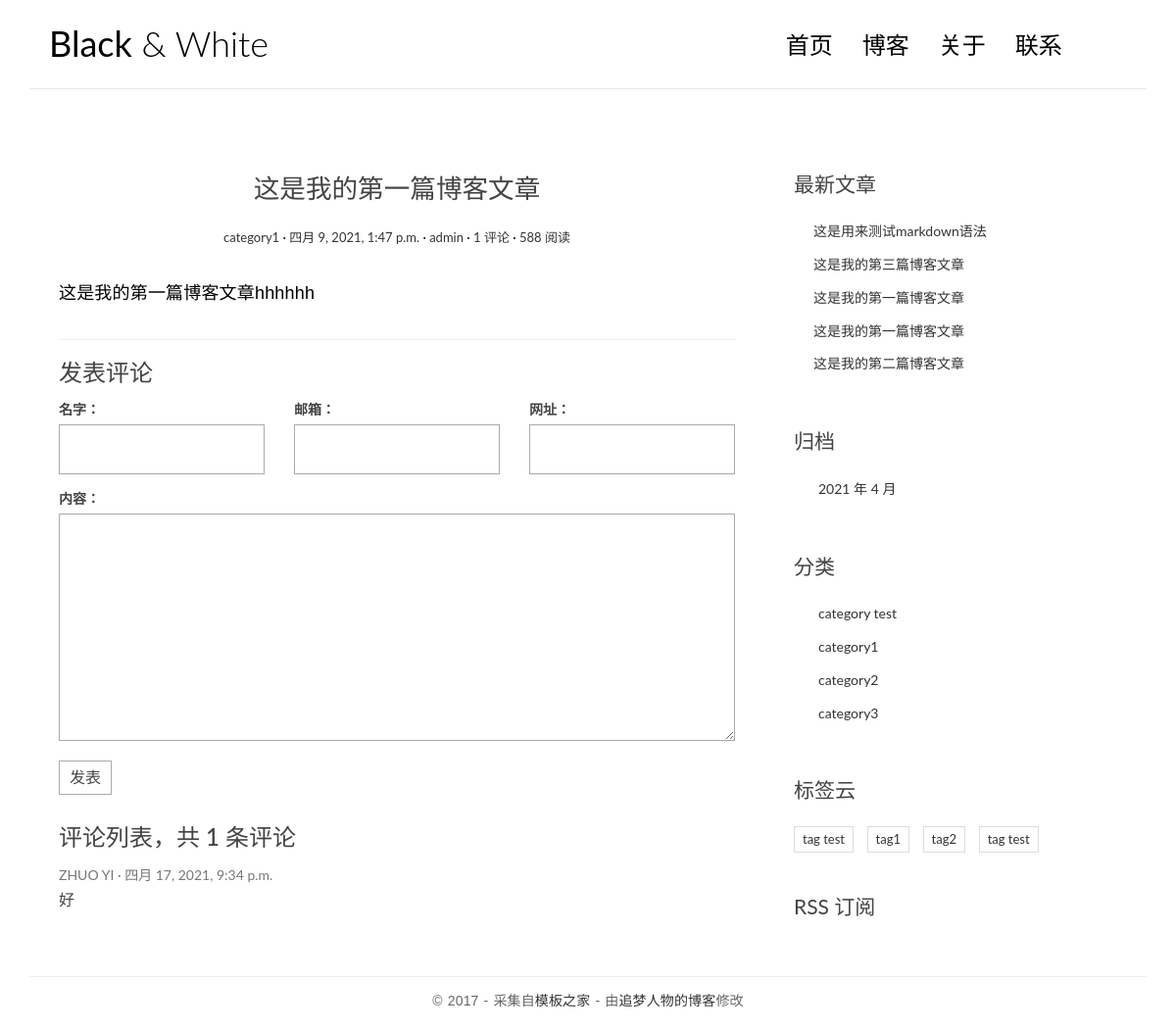
The app's page /posts/1/ with its own data.
### blog/models.py (models this page shows, shortened)
class Post(models.Model):
    title = models.CharField('标题', max_length=70)
    body = models.TextField('正文')
    created_time = models.DateTimeField('创建时间', default=timezone.now)
    modified_time = models.DateTimeField('修改时间')
    excerpt = models.CharField('摘要', max_length=200, blank=True)
    category = models.ForeignKey(Category, verbose_name='分类', on_delete=models.CASCADE)
    tags = models.ManyToManyField(Tag, verbose_name='标签', blank=True)
    author = models.ForeignKey(User, verbose_name='作者', on_delete=models.CASCADE)
    class Meta:
        verbose_name = '文章'
        verbose_name_plural = verbose_name
        ordering = ['-created_time']
    def get_absolute_url(self):
        return reverse('blog:detail', kwargs={'pk': self.pk})

class Category(models.Model):
    name = models.CharField(max_length=100)
    class Meta:
        verbose_name = '分类'
        verbose_name_plural = verbose_name

class Tag(models.Model):
    name = models.CharField(max_length=100)
    class Meta:
        verbose_name = '标签'
        verbose_name_plural = verbose_name

### comments/models.py (models this page shows, shortened)
class Comment(models.Model):
    name = models.CharField('名字', max_length=50)
    email = models.EmailField('邮箱')
    url = models.URLField('网址', blank=True)
    text = models.TextField('内容')
    created_time = models.DateTimeField('创建时间', default=timezone.now)
    post = models.ForeignKey('blog.Post', verbose_name='文章', on_delete=models.CASCADE)
    class Meta:
        verbose_name = '评论'
        verbose_name_plural = verbose_name

### blog/views.py (the view)
# urls.py: path('posts/<int:pk>/', views.detail, name='detail'),
def detail(request, pk):
    post = get_object_or_404(Post, pk=pk)
    md = markdown.Markdown(extensions=[
        'markdown.extensions.extra',
        'markdown.extensions.codehilite',
        TocExtension(slugify=slugify),
    ])
    post.body = md.convert(post.body)
    m = re.search(r'<div class="toc">\s*<ul>(.*)</ul>\s*</div>', md.toc, re.S)
    post.toc = m.group(1) if m is not None else ''
    return render(request, 'blog/detail.html', context={'post': post})

### comments/forms.py
class CommentForm(forms.ModelForm):
    class Meta:
        model = Comment
        fields = ['name', 'email', 'url', 'text']

### blog/templatetags/blog_extras.py (called while the page is built)
@register.inclusion_tag('blog/inclusions/_recent_posts.html', takes_context=True)
def show_recent_posts(context, num=5):
    return {
        'recent_post_list': Post.objects.all().order_by('-created_time')[:num],
    }

@register.inclusion_tag('blog/inclusions/_archives.html', takes_context=True)
def show_archives(context):
    return {
        'date_list': Post.objects.dates('created_time', 'month', order='DESC'),
    }

@register.inclusion_tag('blog/inclusions/_categories.html', takes_context=True)
def show_categories(context):
    return {
        'category_list': Category.objects.all(),
    }

@register.inclusion_tag('blog/inclusions/_tags.html', takes_context=True)
def show_tags(context):
    return {
        'tag_list': Tag.objects.all(),
    }

### comments/templatetags/comments_extras.py (called while the page is built)
@register.inclusion_tag('comments/inclusions/_form.html', takes_context=True)
def show_comment_form(context, post, form=None):
    if form is None:
        form = CommentForm()
    return {
        'form': form,
        'post': post,
    }

@register.inclusion_tag('comments/inclusions/_list.html', takes_context=True)
def show_comments(context, post):
    comment_list = post.comment_set.all().order_by('-created_time')
    comment_count = comment_list.count()
    return {
        'comment_count': comment_count,
        'comment_list': comment_list,
    }

### templates/blog/detail.html (shortened to what this page needs)
{% extends 'base.html' %}
{% load comments_extras %}
{% block main %}
    <article class="post post-{{ post.pk }}">
        <header class="entry-header">
            <h1 class="entry-title">{{ post.title }}</h1>
            <div class="entry-meta">
            <span class="post-category"><a href="#">{{ post.category.name }}</a></span>
            <span class="post-date"><a href="#"><time class="entry-date"
                                                datetime="{{ post.created_time }}">{{ post.created_time }}</time></a></span>
            <span class="post-author"><a href="#">{{ post.author }}</a></span>
            <span class="comments-link"><a href="#comment-area">{{ post.comment_set.count }} 评论</a></span>
            <span class="views-count"><a href="#">588 阅读</a></span>
            </div>
        </header>
        <div class="entry-content clearfix">
            {{ post.body | safe }}
        </div>
    </article>
    <section class="comment-area" id="comment-area">
                    <hr>
                    <h3>发表评论</h3>
                    {% show_comment_form post %}
                    <div class="comment-list-panel">
                         {% show_comments post %}
                    </div>
                </section>
{% endblock main %}

### templates/comments/inclusions/_list.html
<h3>评论列表，共 <span>{{ comment_count }}</span> 条评论</h3>
<ul class="comment-list list-unstyled">
  {% for comment in comment_list %}
    <li class="comment-item">
      <span class="nickname">{{ comment.name }}</span>
      <time class="submit-date" datetime="{{ comment.created_time }}">{{ comment.created_time }}</time>
      <div class="text">
        {{ comment.text|linebreaks }}
      </div>
    </li>
  {% empty %}
    暂无评论
  {% endfor %}
</ul>

### templates/blog/inclusions/_recent_posts.html
<div class="widget widget-recent-posts">
  <h3 class="widget-title">最新文章</h3>
  <ul>
    {% for post in recent_post_list %}
      <li>
        <a href="{{ post.get_absolute_url }}">{{ post.title }}</a>
      </li>
    {% empty %}
      暂无文章！
    {% endfor %}
  </ul>
</div>

### templates/blog/inclusions/_categories.html
<div class="widget widget-category">
  <h3 class="widget-title">分类</h3>
  <ul>
    {% for category in category_list %}
      <li>
      <a href="{% url 'blog:category' category.pk %}">{{ category.name }}</a>
      </li>
    {% endfor %}
  </ul>
</div>

### templates/blog/inclusions/_tags.html
<div class="widget widget-tag-cloud">
  <h3 class="widget-title">标签云</h3>
  <ul>
    {% for tag in tag_list %}
        <li>
            <a href="{% url 'blog:tag' tag.pk %}">{{ tag.name }}</a>
        </li>
        {% empty %}
        暂无标签！
    {% endfor %}
</div>

### blog/static/blog/css/custom.css (style rules this page uses)
* { outline: none; }
h1, h2, h3, h4, h5, h6 { margin-top: 0; }
a { color: #333; }
body { color: #444; font-family: 'Lato', sans-serif; }
p { font-family: 'Ubuntu', sans-serif; font-weight: 400; word-spacing: 1px; letter-spacing: 0.01em; }
.post { background: #fff; padding: 30px 30px 0; }
.entry-title { text-align: center; font-size: 1.9em; margin-bottom: 20px; line-height: 1.6; padding: 10px 20px 0; }
.entry-meta { text-align: center; color: #DDDDDD; font-size: 13px; margin-bottom: 30px; }
.entry-content { font-size: 18px; line-height: 1.9; font-weight: 300; color: #000; }
.post-category::after, .post-date::after, .post-author::after, .comments-link::after { content: ' ·'; color: #000; }
.widget { background: #fff; padding: 30px 0 0; }
.widget-title { font-size: 1.5em; margin-bottom: 20px; line-height: 1.6; padding: 10px 0 0; font-weight: 400; }
.widget-recent-posts ul { padding: 0; margin: 0; padding-left: 20px; }
.widget-recent-posts ul li { list-style-type: none; position: relative; line-height: 170%; margin-bottom: 10px; }
.widget-recent-posts ul li::before { content: '\f3d3'; font-family: "Ionicons"; position: absolute; left: -17px; top: 3px; font-size: 16px; color: #000; }
.widget-category ul { padding: 0; margin: 0; padding-left: 25px; }
.widget-category ul li { list-style-type: none; position: relative; line-height: 170%; margin-bottom: 10px; }
.widget-category ul li::before { content: '\f3fe'; font-family: "Ionicons"; position: absolute; left: -25px; top: 1px; font-size: 18px; color: #000; }
.widget-tag-cloud ul { padding: 0; margin: 0; margin-right: -10px; }
.widget-tag-cloud ul li { list-style-type: none; font-size: 13px; display: inline-block; margin-right: 10px; margin-bottom: 10px; padding: 3px 8px; border: 1px solid #ddd; }
.contact-form input, .comment-form input { border: 1px solid #aaa; margin-bottom: 15px; width: 100%; padding: 15px 15px; font-size: 16px; line-height: 100%; transition: 0.4s border-color linear; }
.contact-form textarea, .comment-form textarea { border: 1px solid #aaa; margin-bottom: 15px; width: 100%; padding: 15px 15px; font-size: 16px; line-height: 20px !important; min-height: 183px; transition: 0.4s border-color linear; }
.comment-area { padding: 0 30px 0; }
.comment-list-panel { margin-top: 30px; }
.comment-list { margin-top: 15px; }
.comment-item .nickname, .comment-item .submit-date { color: #777; font-size: 14px; }
.comment-item .nickname:after { content: ' ·'; }
.comment-item .text { padding-top: 5px; font-size: 16px; }

### records on screen
Post: title "这是我的第一篇博客文章", category.name "category1", created_time "四月 9, 2021, 1:47 p.m.", author "admin", comment_set.count "1", body "这是我的第一篇博客文章hhhhhh"
Comment: name "ZHUO YI", created_time "四月 17, 2021, 9:34 p.m.", text "好"
Post: title "这是用来测试markdown语法"
Post: title "这是我的第三篇博客文章"
Post: title "这是我的第一篇博客文章"
Post: title "这是我的第二篇博客文章"
Category: name "category test"
Category: name "category1"
Category: name "category2"
Category: name "category3"
Tag: name "tag test"
Tag: name "tag1"
Tag: name "tag2"
Tag: name "tag test"

### other values on screen
{{ comment_count }} "1"
{{ date.year }} "2021"
{{ date.month }} "4"
